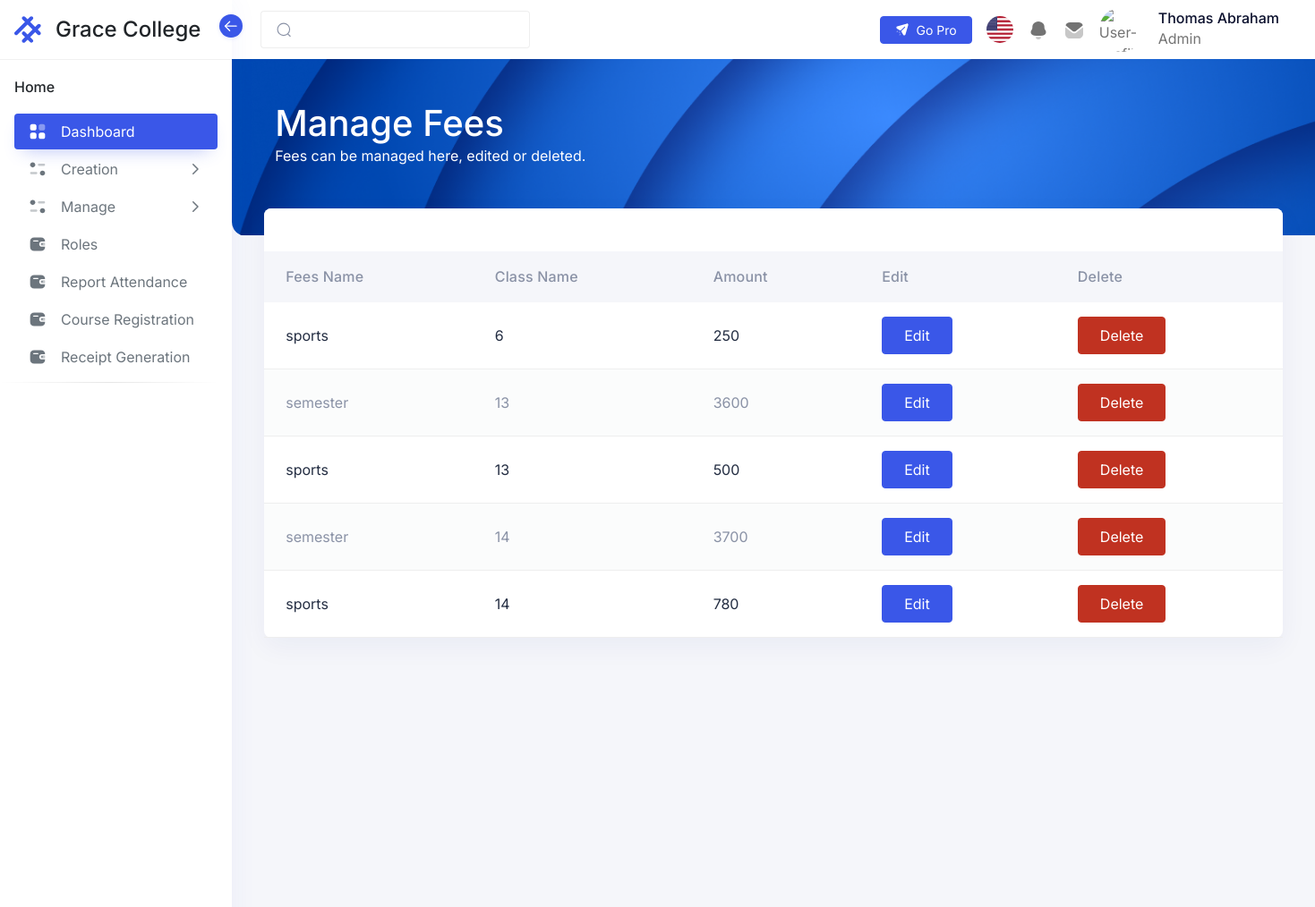
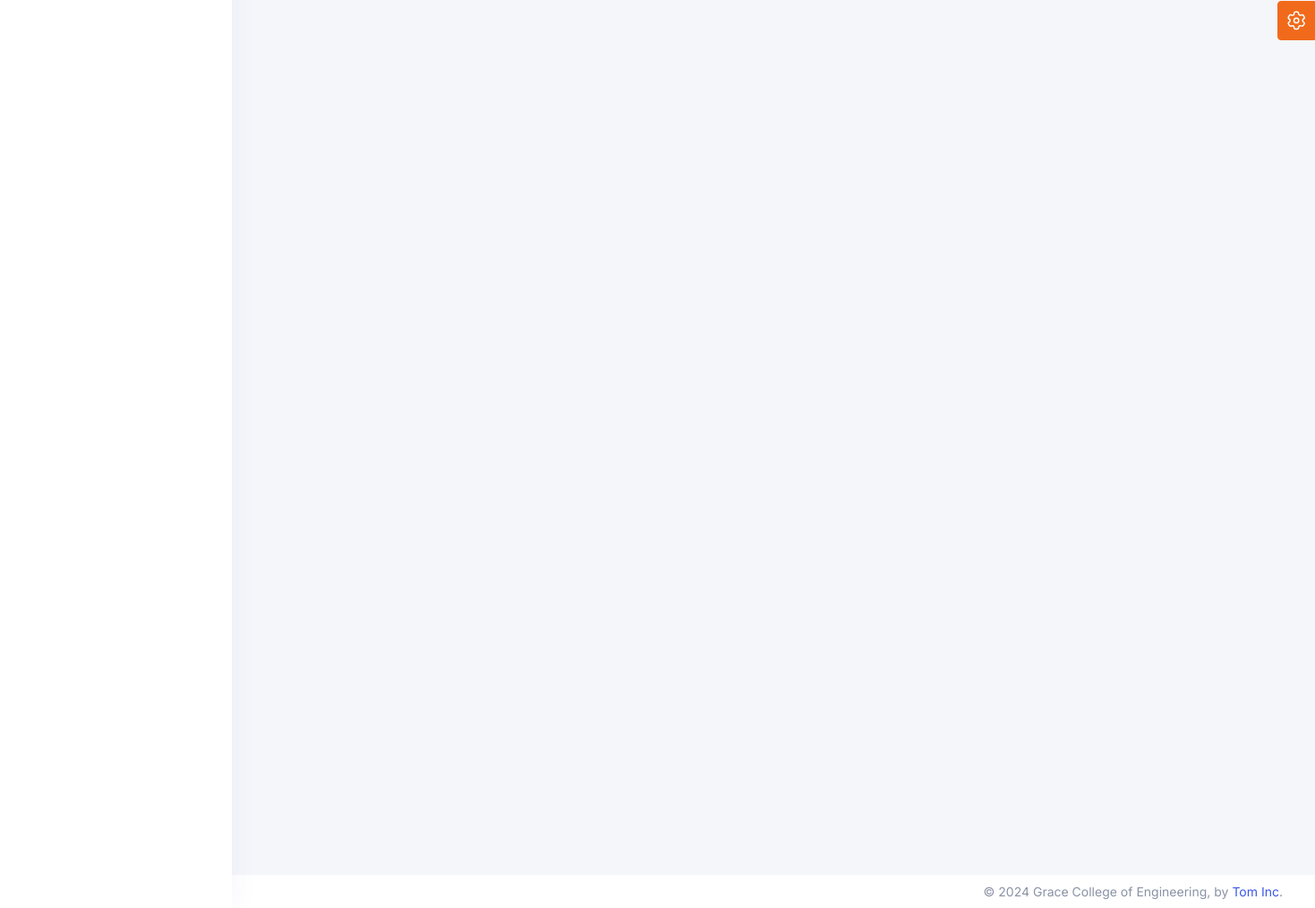
The page /admin/pages/manageFees.php (signed in) on the database its author committed (2 pictures, top to bottom).
### tables this page shows
CREATE TABLE `erp_login` (
  `user_id` int(20) NOT NULL,
  `userName` varchar(50) NOT NULL,
  `log_pwd` varchar(100) NOT NULL COMMENT 'login password',
  `phone` varchar(50) NOT NULL,
  `role` varchar(50) NOT NULL,
  `course` varchar(200) NOT NULL,
  `department` varchar(200) NOT NULL,
  `classId` int(11) NOT NULL,
  `l_name` varchar(200) NOT NULL,
  `f_name` varchar(200) NOT NULL,
  `yearOfAdmission` varchar(100) NOT NULL,
  `log_session` timestamp NOT NULL DEFAULT current_timestamp() ON UPDATE current_timestamp() COMMENT 'login session(timestamp)',
  `active` int(5) NOT NULL DEFAULT 1 COMMENT 'active status\r\n(active -1,inactive - 0)',
  `paymentStatus` int(11) NOT NULL
);

CREATE TABLE `erp_fees` (
  `feesId` int(11) NOT NULL,
  `feeName` varchar(200) NOT NULL,
  `classId` int(11) NOT NULL,
  `amount` int(11) NOT NULL
);

### admin/pages/manageFees.php (the view, shortened to what this page needs)
<?php
include('/xampp/htdocs/Intern1/Includes/Header.php');
include('../includes/Menu.php');
$sql = "SELECT * FROM `erp_fees`";
$result = mysqli_query($conn, $sql);
if ($result) {
    $fees = array();
    while ($row = $result->fetch_assoc()) {
        $fees[] = $row;
    }
}
?>
<div class="iq-navbar-header" style="height: 215px;">
    <div class="container-fluid iq-container">
        <div class="row">
            <div class="col-md-12">
                <div class="flex-wrap d-flex justify-content-between align-items-center">
                    <div>
                        <h1>Manage Fees</h1>
                        <p>Fees can be managed here, edited or deleted.</p>
                    </div>
                </div>
            </div>
        </div>
    </div>
    <div class="iq-header-img">
        <img src="/intern1/assets/images/dashboard/top-header.png" alt="header" class="theme-color-default-img img-fluid w-100 h-100 animated-scaleX">
    </div>
</div>
<div class="conatiner-fluid content-inner mt-n5 py-0 mb-4">
    <div class="row">
        <div class="col-sm-12">
            <div class="card">
                <div class="card-header d-flex justify-content-betweenmb-4">
                </div>
                <div class="card-body p-0">
                    <div class="table-responsive mt-4">
                        <table id="basic-table" class="table table-striped mb-0" role="grid">
                            <thead>
                                <tr>
                                    <th>Fees Name</th>
                                    <th>Class Name</th>
                                    <th>Amount</th>
                                    <th>Edit</th>
                                    <th>Delete</th>
                                </tr>
                            </thead>
                            <tbody>
                                <?php foreach ($fees as $fee) {
                                    echo "<tr>
                                        <td>$fee[feeName]</td>" ?>
                                    <?php
                                    echo "<td>$fee[classId]</td>
                                    <td>$fee[amount]</td>";
                                    ?>
                                    <td>
                                        <button type='button' feeAndClassId="<?php echo $fee['feesId'] .',' . $fee['classId']?>" class='btn btn-primary editBtn' data-bs-toggle='modal' data-bs-target='#editModal'>
                                            Edit
                                        </button>
                                    </td>
                                    <td>
                                        <button type="button" feeId="<?php echo $fee['feesId'] ?>" class="btn btn-danger deleteBtn" data-bs-toggle="modal" data-bs-target="#deleteModal">Delete</button>
                                    </td>
                                    </tr>
                                <?php } ?>
                            </tbody>
                        </table>
                    </div>
                </div>
            </div>
        </div>
    </div>
</div>
<?php
include('/xampp/htdocs/Intern1/Includes/Footer.php');
?>

### admin/includes/Menu.php (shortened to what this page needs)
<aside class="sidebar sidebar-default sidebar-white sidebar-base navs-rounded-all ">
  <div class="sidebar-header d-flex align-items-center justify-content-start">
    <a href="/intern1/admin/home.php" class="navbar-brand">
      <div class="logo-main">
        <div class="logo-normal">
        </div>
      </div>
      <h4 class="logo-title">Grace College</h4>
    </a>
    <div class="sidebar-toggle" data-toggle="sidebar" data-active="true">
      <i class="icon">
      </i>
    </div>
  </div>
  <div class="sidebar-body pt-0 data-scrollbar">
    <div class="sidebar-list">
      <ul class="navbar-nav iq-main-menu" id="sidebar-menu">
        <li class="nav-item static-item">
          <a class="nav-link static-item disabled" href="../Gallery" tabindex="-1">
            <span class="default-icon">Home</span>
          </a>
        </li>
        <li class="nav-item">
          <a class="nav-link active" aria-current="page" href="../Gallery">
            <i class="icon">
            </i>
            <span class="item-name">Dashboard</span>
          </a>
        </li>
        <li class="nav-item">
          <a class="nav-link" data-bs-toggle="collapse" href="#horizontal-menu1" role="button" aria-expanded="false" aria-controls="horizontal-menu1">
            <i class="icon">
            </i>
            <span class="item-name">Creation</span>
            <i class="right-icon">
              <svg class="icon-18" xmlns="http://www.w3.org/2000/svg" width="18" fill="none" viewBox="0 0 24 24" stroke="currentColor">
                <path stroke-linecap="round" stroke-linejoin="round" stroke-width="2" d="M9 5l7 7-7 7" />
              </svg>
            </i>
          </a>
        </li>
        <li class="nav-item">
          <a class="nav-link" data-bs-toggle="collapse" href="#horizontal-menu" role="button" aria-expanded="false" aria-controls="horizontal-menu">
            <i class="icon">
            </i>
            <span class="item-name">Manage</span>
            <i class="right-icon">
              <svg class="icon-18" xmlns="http://www.w3.org/2000/svg" width="18" fill="none" viewBox="0 0 24 24" stroke="currentColor">
                <path stroke-linecap="round" stroke-linejoin="round" stroke-width="2" d="M9 5l7 7-7 7" />
              </svg>
            </i>
          </a>
        </li>
        <li class="nav-item">
          <a class="nav-link" aria-current="page" href="/Intern1/admin/pages/roles.php">
            <i class="icon">
            </i>
            <span class="item-name">Roles
            </span>
          </a>
        </li>
        <li class="nav-item">
          <a class="nav-link" aria-current="page" href="/Intern1/admin/pages/reportAttendance.php">
            <i class="icon">
            </i>
            <span class="item-name">Report Attendance
            </span>
          </a>
        </li>
        <li class="nav-item">
          <a class="nav-link" aria-current="page" href="/Intern1/admin/pages/register.php">
            <i class="icon">
            </i>
            <span class="item-name">Course Registration
            </span>
          </a>
        </li>
        <li class="nav-item">
          <a class="nav-link" aria-current="page" href="/Intern1/admin/pages/receiptGeneration.php">
            <i class="icon">
            </i>
            <span class="item-name">Receipt Generation
            </span>
          </a>
        </li>
        <li>
          <hr class="hr-horizontal">
        </li>
      </ul>
    </div>
  </div>
</aside>
<main class="main-content">
  <div class="position-relative iq-banner">
    <nav class="nav navbar navbar-expand-lg navbar-light iq-navbar">
      <div class="container-fluid navbar-inner">
        <div class="input-group search-input">
          <span class="input-group-text" id="search-input">
          </span>
          <input type="search" class="form-control" placeholder="">
        </div>
        <div class="collapse navbar-collapse" id="navbarSupportedContent">
          <ul class="mb-2 navbar-nav ms-auto align-items-center navbar-list mb-lg-0">
            <li class="me-0 me-xl-2">
              <a class="btn btn-primary btn-sm d-flex gap-2 align-items-center" aria-current="page" href="http://hopeui.iqonic.design/pro?utm_source=hopeui-free-demo&utm_medium=hopeui-free-demo&utm_campaign=hopeui-pro-launch" target="_blank">
                Go Pro
              </a>
            </li>
            <li class="nav-item dropdown">
              <a href="#" class="search-toggle nav-link" id="dropdownMenuButton2" data-bs-toggle="dropdown" aria-haspopup="true" aria-expanded="false">
                <img src="/intern1/assets/images/Flag/flag001.png" class="img-fluid rounded-circle" alt="user" style="height: 30px; min-width: 30px; width: 30px;">
              </a>
            </li>
            <li class="nav-item dropdown">
              <a href="#" class="nav-link" id="notification-drop" data-bs-toggle="dropdown">
              </a>
            </li>
            <li class="nav-item dropdown">
              <a href="#" class="nav-link" id="mail-drop" data-bs-toggle="dropdown" aria-haspopup="true" aria-expanded="false">
              </a>
            </li>
            <li class="nav-item dropdown">
              <a class="py-0 nav-link d-flex align-items-center" href="#" id="navbarDropdown" role="button" data-bs-toggle="dropdown" aria-expanded="false">
                <img src="/intern1/assets/images/avatars/01.png" alt="User-Profile" class="theme-color-default-img img-fluid avatar avatar-50 avatar-rounded">
                <div class="caption ms-3 d-none d-md-block ">
                  <h6 class="mb-0 caption-title"><?php echo ucfirst($f_fname . " " . $f_lname) ?></h6>
                  <p class="mb-0 caption-sub-title"><?php echo ucfirst($f_role) ?></p>
                </div>
              </a>
            </li>
          </ul>
        </div>
      </div>
    </nav>
  </div>

### rows shown on the page
erp_login: f_name+l_name "Thomas Abraham", role "Admin"
erp_fees: feeName "sports", classId "6", amount "250"
erp_fees: feeName "semester", classId "13", amount "3600"
erp_fees: feeName "sports", classId "13", amount "500"
erp_fees: feeName "semester", classId "14", amount "3700"
erp_fees: feeName "sports", classId "14", amount "780"
